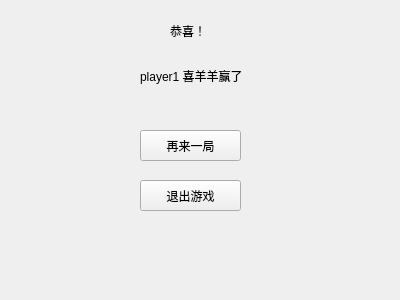
<?xml version="1.0" encoding="UTF-8"?>
<ui version="4.0">
 <class>end1</class>
 <widget class="QWidget" name="end1">
  <property name="geometry">
   <rect>
    <x>0</x>
    <y>0</y>
    <width>400</width>
    <height>300</height>
   </rect>
  </property>
  <property name="windowTitle">
   <string>Form</string>
  </property>
  <widget class="QLabel" name="label">
   <property name="geometry">
    <rect>
     <x>170</x>
     <y>20</y>
     <width>71</width>
     <height>21</height>
    </rect>
   </property>
   <property name="text">
    <string>恭喜！</string>
   </property>
  </widget>
  <widget class="QLabel" name="label_2">
   <property name="geometry">
    <rect>
     <x>140</x>
     <y>50</y>
     <width>161</width>
     <height>51</height>
    </rect>
   </property>
   <property name="text">
    <string>player1 喜羊羊赢了</string>
   </property>
   <property name="textFormat">
    <enum>Qt::PlainText</enum>
   </property>
  </widget>
  <widget class="QPushButton" name="pushButton">
   <property name="geometry">
    <rect>
     <x>140</x>
     <y>130</y>
     <width>101</width>
     <height>31</height>
    </rect>
   </property>
   <property name="text">
    <string>再来一局</string>
   </property>
  </widget>
  <widget class="QPushButton" name="pushButton_2">
   <property name="geometry">
    <rect>
     <x>140</x>
     <y>180</y>
     <width>101</width>
     <height>31</height>
    </rect>
   </property>
   <property name="text">
    <string>退出游戏</string>
   </property>
  </widget>
 </widget>
 <resources/>
 <connections/>
</ui>
